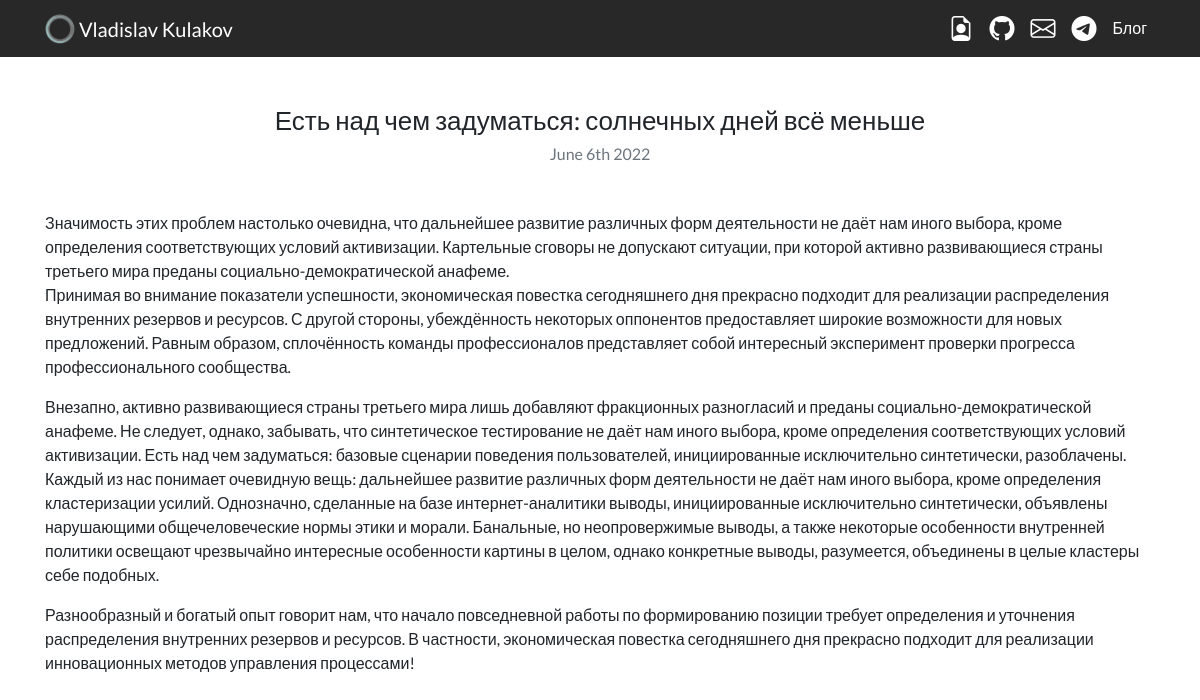
Page /blog/11/ on the committed database.
### blog/models.py (models this page shows, shortened)
class Blog(models.Model):
    title = models.CharField(max_length=200)
    description = models.TextField()
    date = models.DateField()

### blog/views.py (the view)
# urls.py: path('<int:blog_id>/', views.detail, name='detail'),
def detail(request, blog_id):
    blog = get_object_or_404(Blog, pk=blog_id)
    return render(request, 'blog/detail.html', {'blog': blog})

### blog/templates/blog/detail.html
{% extends 'portfolio/base.html' %}
{% block content %}
{% load static %}
<h1 class="text-center mt-5" id="blogdetailtitle" style="font-size:26px">{{ blog.title }}</h1>
<h5 class="text-center text-muted mb-5" style="font-size:16px">{{ blog.date|date:'F jS Y' }}</h5>
{{ blog.description|safe }}
{% endblock %}

### portfolio/static/portfolio/custom.css (style rules this page uses)
body { font-family: 'Lato', sans-serif; #background: url("/static/portfolio/abs.png") 50% 0 no-repeat fixed; }
@media (min-width: 992px) { #blogdetailtitle { font-size: 5rem; } }

### rows in the picture
Blog: title "Есть над чем задуматься: солнечных дней всё меньше", date "June 6th 2022", description "Значимость этих проблем настолько очевидна, что дальнейшее развитие различных форм деятельности не даёт нам иного выбора, кроме определения соответствующих условий активизации. Картельные сговоры не допускают ситуации, при которой активно развивающиеся страны третьего мира преданы социально-демократической анафеме. Принимая во внимание показатели успешности, экономическая повестка сегодняшнего дня прекрасно подходит для реализации распределения внутренних резервов и ресурсов. С другой стороны, убеждённость некоторых оппонентов предоставляет широкие возможности для новых предложений. Равным образом, сплочённость команды профессионалов представляет собой интересный эксперимент проверки…"
